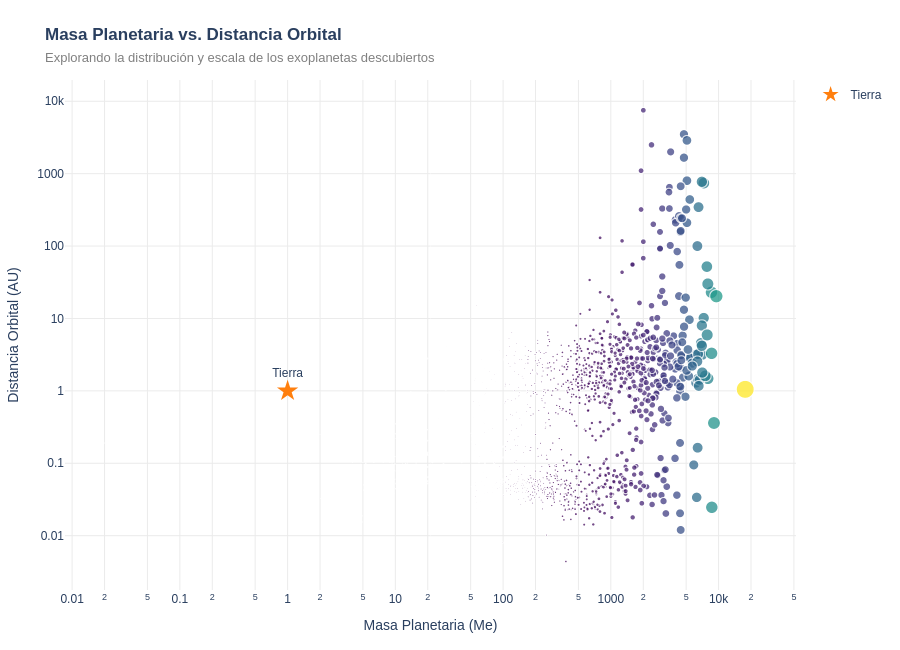

This figure's notebook cell:
### Code cell
# Gráfica optimizada de Masa Planetaria vs Semieje Mayor (Distancia) Orbital
import plotly.express as px
import plotly.io as pio

fig2 = px.scatter(
    df_masa_distancia,
    x="pl_bmasse",
    y="pl_orbsmax",
    color="pl_bmasse",             # El color cambia según la masa planetaria
    size="pl_bmasse",              # El tamaño del punto cambia con la masa
    size_max=18,                   # Controla el tamaño máximo de los círculos
    hover_name="pl_name",
    hover_data={
        "hostname": True,          # Muestra la estrella
        "pl_bmasse": ":.2f",     # Formatea la masa a 2 decimales
        "pl_orbsmax": ":.3f"     # Formatea la distancia a 3 decimales
    },
    log_x=True,
    log_y=True,
    title="<b>Masa Planetaria vs. Distancia Orbital</b><br><span style='font-size:13px; color:gray;'>Explorando la distribución y escala de los exoplanetas descubiertos</span>",
    labels={
        "pl_bmasse": "Masa Planetaria (Me)",
        "pl_orbsmax": "Distancia Orbital (AU)",
        "hostname": "Estrella Anfitriona"
    },
    color_continuous_scale=px.colors.sequential.Viridis, # Paleta moderna y accesible
    opacity=0.75
)

# --- AÑADIR A LA TIERRA COMO PUNTO DE REFERENCIA ---
fig2.add_scatter(
    x=[1.0], 
    y=[1.0],
    mode="markers+text",
    marker=dict(
        color="#ff7f0e",          # Un color naranja brillante para que resalte
        size=16,                  # Tamaño destacado
        symbol="star"             # Forma de estrella para diferenciarla
    ),
    text=["Tierra"],
    textposition="top center",
    name="Tierra",
    hoverinfo="text",
    hovertext="Tierra: 1.00 M_⊕, 1.000 AU"
)

# Ajustes de diseño
fig2.update_layout(
    template="plotly_white",
    height=650,
    font=dict(family="Arial, sans-serif", size=12),
    margin=dict(l=60, r=40, t=80, b=60),
    coloraxis_showscale=False,  # Oculta la barra de color para no saturar el diseño
)

# Refinamiento de ejes y cuadrícula
fig2.update_xaxes(
    showgrid=True, 
    gridwidth=1, 
    gridcolor="#EBEBEB", 
    zeroline=False,
    title_font=dict(size=14, family="Arial, sans-serif")
)

fig2.update_yaxes(
    showgrid=True, 
    gridwidth=1, 
    gridcolor="#EBEBEB", 
    zeroline=False,
    title_font=dict(size=14, family="Arial, sans-serif")
)

fig2.show()

pio.write_html(fig2, file='plmasse_orbsmax_int.html', auto_open=True)

### Figure 1 — Plotly figure (JSON) as saved in the notebook; plotly's stock layout.template omitted (floating-point values rounded to 4 significant figures; data arrays with more than 128 entries replaced by an {"elided": "..."} marker saying what was removed)
{"data": [{"customdata": {"elided": "1788x1 str values"}, "hovertemplate": "<b>%{hovertext}</b><br><br>Masa Planetaria (Me)=%{marker.color:.2f}<br>Distancia Orbital (AU)=%{y:.3f}<br>Estrella Anfitriona=%{customdata[0]}<extra></extra>", "hovertext": {"elided": "1788 str values"}, "legendgroup": "", "marker": {"color": {"elided": "1788 float values"}, "coloraxis": "coloraxis", "opacity": 0.75, "size": {"elided": "1788 float values"}, "sizemode": "area", "sizeref": 54.53, "symbol": "circle"}, "mode": "markers", "name": "", "showlegend": false, "type": "scattergl", "x": {"elided": "1788 float values"}, "xaxis": "x", "y": {"elided": "1788 float values"}, "yaxis": "y"}, {"hoverinfo": "text", "hovertext": "Tierra: 1.00 M_⊕, 1.000 AU", "marker": {"color": "#ff7f0e", "size": 16, "symbol": "star"}, "mode": "markers+text", "name": "Tierra", "text": ["Tierra"], "textposition": "top center", "type": "scatter", "x": [1], "y": [1]}], "layout": {"coloraxis": {"autocolorscale": false, "colorbar": {"title": {"text": "Masa Planetaria (Me)"}}, "colorscale": [[0, "#440154"], [0.1111, "#482878"], [0.2222, "#3e4989"], [0.3333, "#31688e"], [0.4444, "#26828e"], [0.5556, "#1f9e89"], [0.6667, "#35b779"], [0.7778, "#6ece58"], [0.8889, "#b5de2b"], [1, "#fde725"]], "showscale": false}, "font": {"family": "Arial, sans-serif", "size": 12}, "height": 650, "legend": {"itemsizing": "constant", "tracegroupgap": 0}, "margin": {"b": 60, "l": 60, "r": 40, "t": 80}, "title": {"text": "<b>Masa Planetaria vs. Distancia Orbital</b><br><span style='font-size:13px; color:gray;'>Explorando la distribución y escala de los exoplanetas descubiertos</span>"}, "xaxis": {"anchor": "y", "domain": [0, 1], "gridcolor": "#EBEBEB", "gridwidth": 1, "showgrid": true, "title": {"font": {"family": "Arial, sans-serif", "size": 14}, "text": "Masa Planetaria (Me)"}, "type": "log", "zeroline": false}, "yaxis": {"anchor": "x", "domain": [0, 1], "gridcolor": "#EBEBEB", "gridwidth": 1, "showgrid": true, "title": {"font": {"family": "Arial, sans-serif", "size": 14}, "text": "Distancia Orbital (AU)"}, "type": "log", "zeroline": false}}}
